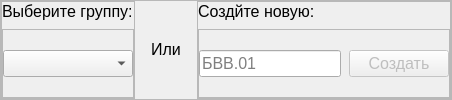
            <widget class="QFrame" name="group_frame">
             <property name="frameShape">
              <enum>QFrame::StyledPanel</enum>
             </property>
             <property name="frameShadow">
              <enum>QFrame::Raised</enum>
             </property>
             <layout class="QHBoxLayout" name="horizontalLayout_7">
              <property name="spacing">
               <number>16</number>
              </property>
              <property name="leftMargin">
               <number>0</number>
              </property>
              <property name="topMargin">
               <number>0</number>
              </property>
              <property name="rightMargin">
               <number>0</number>
              </property>
              <property name="bottomMargin">
               <number>0</number>
              </property>
              <item>
               <widget class="QFrame" name="select_group_frame">
                <property name="frameShape">
                 <enum>QFrame::StyledPanel</enum>
                </property>
                <property name="frameShadow">
                 <enum>QFrame::Raised</enum>
                </property>
                <layout class="QVBoxLayout" name="verticalLayout_8">
                 <property name="spacing">
                  <number>8</number>
                 </property>
                 <property name="leftMargin">
                  <number>0</number>
                 </property>
                 <property name="topMargin">
                  <number>0</number>
                 </property>
                 <property name="rightMargin">
                  <number>0</number>
                 </property>
                 <property name="bottomMargin">
                  <number>0</number>
                 </property>
                 <item>
                  <widget class="QLabel" name="select_group_label">
                   <property name="sizePolicy">
                    <sizepolicy hsizetype="Fixed" vsizetype="Fixed">
                     <horstretch>0</horstretch>
                     <verstretch>0</verstretch>
                    </sizepolicy>
                   </property>
                   <property name="font">
                    <font>
                     <family>Segoe UI</family>
                     <pointsize>12</pointsize>
                    </font>
                   </property>
                   <property name="text">
                    <string>Выберите группу:</string>
                   </property>
                  </widget>
                 </item>
                 <item>
                  <widget class="QFrame" name="combobox_frame">
                   <property name="frameShape">
                    <enum>QFrame::StyledPanel</enum>
                   </property>
                   <property name="frameShadow">
                    <enum>QFrame::Raised</enum>
                   </property>
                   <layout class="QVBoxLayout" name="verticalLayout_10">
                    <property name="spacing">
                     <number>0</number>
                    </property>
                    <property name="leftMargin">
                     <number>0</number>
                    </property>
                    <property name="topMargin">
                     <number>0</number>
                    </property>
                    <property name="rightMargin">
                     <number>0</number>
                    </property>
                    <property name="bottomMargin">
                     <number>0</number>
                    </property>
                    <item>
                     <widget class="QComboBox" name="groups_comboBox">
                      <property name="sizePolicy">
                       <sizepolicy hsizetype="Expanding" vsizetype="Fixed">
                        <horstretch>0</horstretch>
                        <verstretch>0</verstretch>
                       </sizepolicy>
                      </property>
                      <property name="minimumSize">
                       <size>
                        <width>130</width>
                        <height>0</height>
                       </size>
                      </property>
                      <property name="font">
                       <font>
                        <family>Segoe UI</family>
                        <pointsize>12</pointsize>
                       </font>
                      </property>
                     </widget>
                    </item>
                   </layout>
                  </widget>
                 </item>
                </layout>
               </widget>
              </item>
              <item>
               <widget class="QLabel" name="group_or_label">
                <property name="sizePolicy">
                 <sizepolicy hsizetype="Fixed" vsizetype="Fixed">
                  <horstretch>0</horstretch>
                  <verstretch>0</verstretch>
                 </sizepolicy>
                </property>
                <property name="font">
                 <font>
                  <family>Segoe UI</family>
                  <pointsize>12</pointsize>
                 </font>
                </property>
                <property name="text">
                 <string>Или</string>
                </property>
               </widget>
              </item>
              <item>
               <widget class="QFrame" name="create_group_frame">
                <property name="frameShape">
                 <enum>QFrame::StyledPanel</enum>
                </property>
                <property name="frameShadow">
                 <enum>QFrame::Raised</enum>
                </property>
                <layout class="QVBoxLayout" name="verticalLayout_9">
                 <property name="spacing">
                  <number>8</number>
                 </property>
                 <property name="leftMargin">
                  <number>0</number>
                 </property>
                 <property name="topMargin">
                  <number>0</number>
                 </property>
                 <property name="rightMargin">
                  <number>0</number>
                 </property>
                 <property name="bottomMargin">
                  <number>0</number>
                 </property>
                 <item>
                  <widget class="QLabel" name="create_group_label">
                   <property name="sizePolicy">
                    <sizepolicy hsizetype="Fixed" vsizetype="Fixed">
                     <horstretch>0</horstretch>
                     <verstretch>0</verstretch>
                    </sizepolicy>
                   </property>
                   <property name="font">
                    <font>
                     <family>Segoe UI</family>
                     <pointsize>12</pointsize>
                    </font>
                   </property>
                   <property name="text">
                    <string>Создйте новую:</string>
                   </property>
                  </widget>
                 </item>
                 <item>
                  <widget class="QFrame" name="create_group_actions_frame">
                   <property name="frameShape">
                    <enum>QFrame::StyledPanel</enum>
                   </property>
                   <property name="frameShadow">
                    <enum>QFrame::Raised</enum>
                   </property>
                   <layout class="QHBoxLayout" name="horizontalLayout_6">
                    <property name="spacing">
                     <number>8</number>
                    </property>
                    <property name="leftMargin">
                     <number>0</number>
                    </property>
                    <property name="topMargin">
                     <number>0</number>
                    </property>
                    <property name="rightMargin">
                     <number>0</number>
                    </property>
                    <property name="bottomMargin">
                     <number>0</number>
                    </property>
                    <item>
                     <widget class="QLineEdit" name="group_name_lineEdit">
                      <property name="minimumSize">
                       <size>
                        <width>130</width>
                        <height>0</height>
                       </size>
                      </property>
                      <property name="font">
                       <font>
                        <family>Segoe UI</family>
                        <pointsize>12</pointsize>
                       </font>
                      </property>
                      <property name="placeholderText">
                       <string>БВВ.01</string>
                      </property>
                      <property name="clearButtonEnabled">
                       <bool>true</bool>
                      </property>
                     </widget>
                    </item>
                    <item>
                     <widget class="QPushButton" name="create_pushButton">
                      <property name="enabled">
                       <bool>false</bool>
                      </property>
                      <property name="minimumSize">
                       <size>
                        <width>100</width>
                        <height>0</height>
                       </size>
                      </property>
                      <property name="font">
                       <font>
                        <family>Segoe UI</family>
                        <pointsize>12</pointsize>
                       </font>
                      </property>
                      <property name="text">
                       <string>Создать</string>
                      </property>
                     </widget>
                    </item>
                   </layout>
                  </widget>
                 </item>
                </layout>
               </widget>
              </item>
             </layout>
            </widget>
